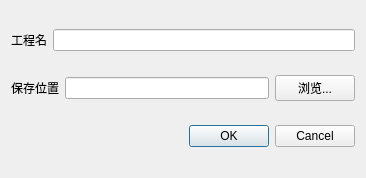
<?xml version="1.0" encoding="UTF-8"?>
<ui version="4.0">
 <class>NewProject</class>
 <widget class="QWidget" name="NewProject">
  <property name="geometry">
   <rect>
    <x>0</x>
    <y>0</y>
    <width>366</width>
    <height>178</height>
   </rect>
  </property>
  <property name="windowTitle">
   <string>新建工程</string>
  </property>
  <property name="windowIcon">
   <iconset resource="../QtWidgetsApplication3.qrc">
    <normaloff>:/QtWidgetsApplication3/bin/icon/InSARapp.ico</normaloff>:/QtWidgetsApplication3/bin/icon/InSARapp.ico</iconset>
  </property>
  <layout class="QVBoxLayout" name="verticalLayout">
   <item>
    <layout class="QHBoxLayout" name="horizontalLayout_4">
     <item>
      <widget class="QLabel" name="label_3">
       <property name="text">
        <string>工程名</string>
       </property>
      </widget>
     </item>
     <item>
      <widget class="QLineEdit" name="NamelineEdit"/>
     </item>
    </layout>
   </item>
   <item>
    <layout class="QHBoxLayout" name="horizontalLayout_3">
     <item>
      <widget class="QLabel" name="label_4">
       <property name="text">
        <string>保存位置</string>
       </property>
      </widget>
     </item>
     <item>
      <widget class="QLineEdit" name="savelineEdit"/>
     </item>
     <item>
      <widget class="QPushButton" name="savepushButton">
       <property name="text">
        <string>浏览...</string>
       </property>
      </widget>
     </item>
    </layout>
   </item>
   <item>
    <widget class="QDialogButtonBox" name="buttonBox">
     <property name="standardButtons">
      <set>QDialogButtonBox::Cancel|QDialogButtonBox::Ok</set>
     </property>
    </widget>
   </item>
  </layout>
 </widget>
 <resources>
  <include location="../QtWidgetsApplication3.qrc"/>
 </resources>
 <connections/>
</ui>
